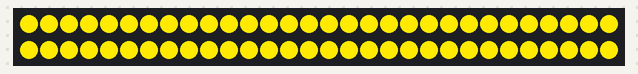
A sketch run on a simulated Arduino Uno, built with avr-gcc and run on an emulated ATmega328P. On the bench: 60 RGB LEDs in strip order, left to right, continuing on the next row. Dim RGB values are drawn brighter than linear. At 3.5 s the program stops and its outputs stay as they are.

Above: at 0.01 s.
At 0.5 s:
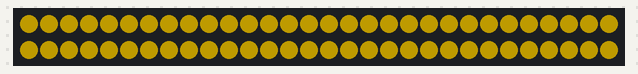

Measured:
- what the display in image 1 shows lasts 3.0 s, from 0.5 s to 3.5 s

The sketch:

Costume_lights.ino
```cpp
#include <Adafruit_NeoPixel.h>

#define PIN 3

// Parameter 1 = number of pixels in strip
// Parameter 2 = Arduino pin number (most are valid)
// Parameter 3 = pixel type flags, add together as needed:
//   NEO_KHZ800  800 KHz bitstream (most NeoPixel products w/WS2812 LEDs)
//   NEO_KHZ400  400 KHz (classic 'v1' (not v2) FLORA pixels, WS2811 drivers)
//   NEO_GRB     Pixels are wired for GRB bitstream (most NeoPixel products)
//   NEO_RGB     Pixels are wired for RGB bitstream (v1 FLORA pixels, not v2)
Adafruit_NeoPixel strip = Adafruit_NeoPixel(60, PIN, NEO_GRB + NEO_KHZ800);

// IMPORTANT: To reduce NeoPixel burnout risk, add 1000 uF capacitor across
// pixel power leads, add 300 - 500 Ohm resistor on first pixel's data input
// and minimize distance between Arduino and first pixel.  Avoid connecting
// on a live circuit...if you must, connect GND first.

void setup() {
  strip.begin();
  strip.show(); // Initialize all pixels to 'off'
  for(int i = 0; i < 3; i++){
  for(int i = 0; i<61; i++){
    strip.setPixelColor(i, strip.Color(255,234,0));
  }
  strip.show();
  delay(75);
  for(int i = 0; i<61; i++){
    strip.setPixelColor(i, strip.Color(0,0,0));
  }
  strip.show();
  delay(75);
  }
}


void loop() {
  for(int i = 0; i < 61; i++){
    strip.setPixelColor(i, strip.Color(80,65,0));
  }
  strip.show();
  delay(3000);
    for(int i = 0; i < 61; i++){
    strip.setPixelColor(i, strip.Color(0,0,0));
  }
  strip.show();
  while(1);
}
```
